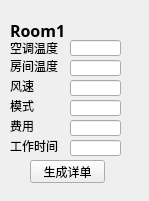
<?xml version="1.0" encoding="UTF-8"?>
<ui version="4.0">
 <class>singleuser</class>
 <widget class="QWidget" name="singleuser">
  <property name="geometry">
   <rect>
    <x>0</x>
    <y>0</y>
    <width>149</width>
    <height>201</height>
   </rect>
  </property>
  <property name="sizePolicy">
   <sizepolicy hsizetype="Minimum" vsizetype="Minimum">
    <horstretch>0</horstretch>
    <verstretch>0</verstretch>
   </sizepolicy>
  </property>
  <property name="minimumSize">
   <size>
    <width>147</width>
    <height>201</height>
   </size>
  </property>
  <property name="windowTitle">
   <string>Form</string>
  </property>
  <widget class="QWidget" name="widget_room1" native="true">
   <property name="geometry">
    <rect>
     <x>10</x>
     <y>10</y>
     <width>131</width>
     <height>181</height>
    </rect>
   </property>
   <widget class="QLabel" name="roomlabel">
    <property name="geometry">
     <rect>
      <x>0</x>
      <y>10</y>
      <width>61</width>
      <height>21</height>
     </rect>
    </property>
    <property name="font">
     <font>
      <family>Adobe Devanagari</family>
      <pointsize>12</pointsize>
      <weight>75</weight>
      <bold>true</bold>
     </font>
    </property>
    <property name="text">
     <string>Room1</string>
    </property>
   </widget>
   <widget class="QLabel" name="label_10">
    <property name="geometry">
     <rect>
      <x>0</x>
      <y>30</y>
      <width>54</width>
      <height>16</height>
     </rect>
    </property>
    <property name="text">
     <string>空调温度</string>
    </property>
   </widget>
   <widget class="QLabel" name="label_11">
    <property name="geometry">
     <rect>
      <x>0</x>
      <y>50</y>
      <width>54</width>
      <height>12</height>
     </rect>
    </property>
    <property name="text">
     <string>房间温度</string>
    </property>
   </widget>
   <widget class="QLabel" name="ro">
    <property name="geometry">
     <rect>
      <x>60</x>
      <y>40</y>
      <width>54</width>
      <height>12</height>
     </rect>
    </property>
    <property name="text">
     <string/>
    </property>
   </widget>
   <widget class="QLineEdit" name="aircond_tem">
    <property name="geometry">
     <rect>
      <x>60</x>
      <y>30</y>
      <width>51</width>
      <height>16</height>
     </rect>
    </property>
    <property name="sizePolicy">
     <sizepolicy hsizetype="Expanding" vsizetype="Expanding">
      <horstretch>0</horstretch>
      <verstretch>0</verstretch>
     </sizepolicy>
    </property>
   </widget>
   <widget class="QLabel" name="label_12">
    <property name="geometry">
     <rect>
      <x>0</x>
      <y>70</y>
      <width>54</width>
      <height>12</height>
     </rect>
    </property>
    <property name="text">
     <string>风速</string>
    </property>
   </widget>
   <widget class="QLineEdit" name="speed">
    <property name="geometry">
     <rect>
      <x>60</x>
      <y>70</y>
      <width>51</width>
      <height>16</height>
     </rect>
    </property>
   </widget>
   <widget class="QLabel" name="label_13">
    <property name="geometry">
     <rect>
      <x>0</x>
      <y>90</y>
      <width>54</width>
      <height>12</height>
     </rect>
    </property>
    <property name="text">
     <string>模式</string>
    </property>
   </widget>
   <widget class="QLineEdit" name="mode">
    <property name="geometry">
     <rect>
      <x>60</x>
      <y>90</y>
      <width>51</width>
      <height>16</height>
     </rect>
    </property>
   </widget>
   <widget class="QLabel" name="label_16">
    <property name="geometry">
     <rect>
      <x>0</x>
      <y>110</y>
      <width>54</width>
      <height>12</height>
     </rect>
    </property>
    <property name="text">
     <string>费用</string>
    </property>
   </widget>
   <widget class="QLineEdit" name="fee">
    <property name="geometry">
     <rect>
      <x>60</x>
      <y>110</y>
      <width>51</width>
      <height>16</height>
     </rect>
    </property>
   </widget>
   <widget class="QPushButton" name="generatebill_1">
    <property name="geometry">
     <rect>
      <x>20</x>
      <y>150</y>
      <width>75</width>
      <height>23</height>
     </rect>
    </property>
    <property name="text">
     <string>生成详单</string>
    </property>
   </widget>
   <widget class="QLineEdit" name="roomtem">
    <property name="geometry">
     <rect>
      <x>60</x>
      <y>50</y>
      <width>51</width>
      <height>16</height>
     </rect>
    </property>
    <property name="sizePolicy">
     <sizepolicy hsizetype="Expanding" vsizetype="Expanding">
      <horstretch>0</horstretch>
      <verstretch>0</verstretch>
     </sizepolicy>
    </property>
   </widget>
   <widget class="QLineEdit" name="time">
    <property name="geometry">
     <rect>
      <x>60</x>
      <y>130</y>
      <width>51</width>
      <height>16</height>
     </rect>
    </property>
    <property name="text">
     <string/>
    </property>
   </widget>
   <widget class="QLabel" name="label_17">
    <property name="geometry">
     <rect>
      <x>0</x>
      <y>130</y>
      <width>54</width>
      <height>12</height>
     </rect>
    </property>
    <property name="text">
     <string>工作时间</string>
    </property>
   </widget>
  </widget>
 </widget>
 <resources/>
 <connections/>
</ui>
